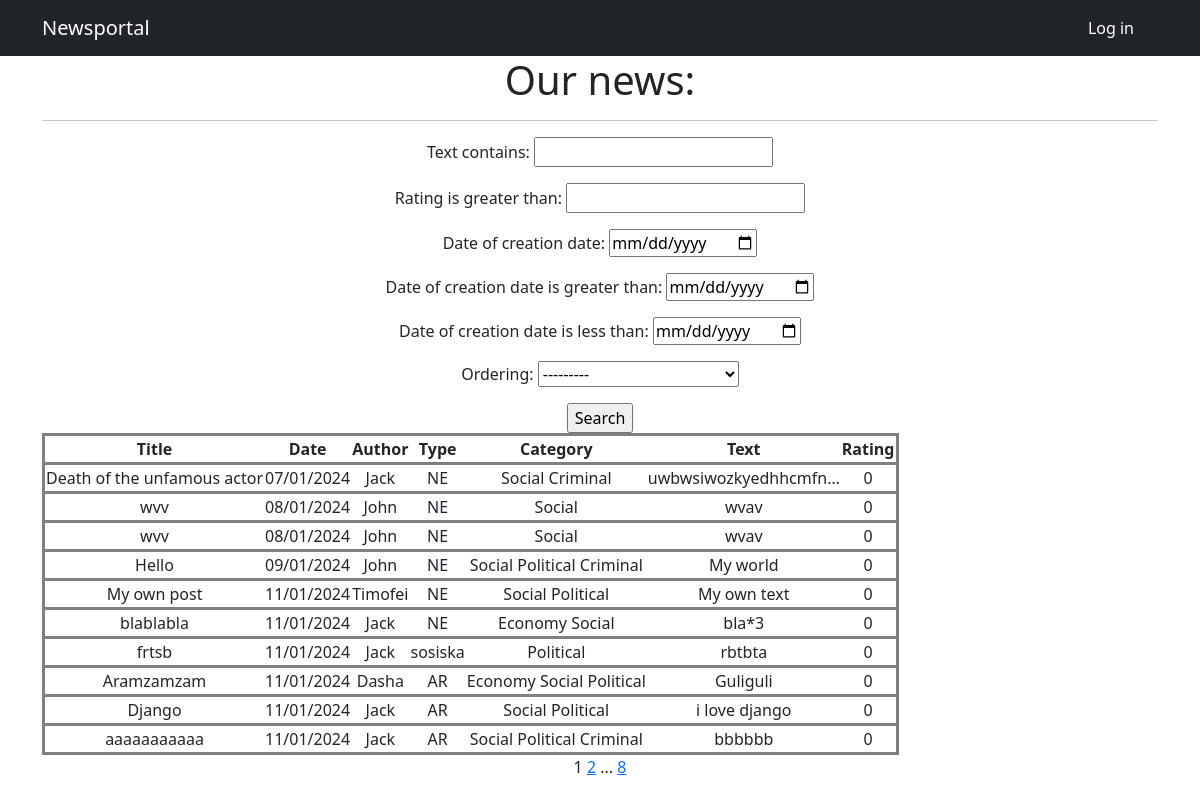
Screenshot of /newspaper/ with the database file from the repository.
### newsportal_app/models.py (models this page shows, shortened)
class Post(models.Model):
    author = models.ForeignKey(Author, on_delete=models.CASCADE)
    type = models.CharField(max_length=255, choices=TYPE_OF_POST, default=news)
    date_of_creation = models.DateTimeField(auto_now_add=True)
    category = models.ManyToManyField(Category, through='PostCategory')
    title = models.CharField(max_length=255)
    text = models.TextField()
    rating = models.IntegerField(default=0)

class Author(models.Model):
    user = models.OneToOneField(User, on_delete=models.CASCADE)
    rating = models.IntegerField(default=0)

class Category(models.Model):
    class Meta:
        verbose_name_plural = 'Categories'
    name = models.CharField(max_length=255, unique=True)
    subscribers = models.ManyToManyField(User, blank=True, related_name='categories')

### newsportal_app/views.py (the view)
# urls.py: path('', PostList.as_view(), name='post_list'),
class PostList(ListView):
    model = Post
    template_name = 'views/news.html'
    context_object_name = 'posts'
    paginate_by = 10
    def get_queryset(self):
        queryset = super().get_queryset()
        self.filterset = PostFilter(self.request.GET, queryset)
        return self.filterset.qs
    def get_context_data(self, **kwargs):
        context = super().get_context_data(**kwargs)
        context['filterset'] = self.filterset
        return context

### newsportal_app/templatetags/custom_filters.py (called while the page is built)
@register.filter()
def censor(text):
    for first in range(len(text)):
        for second in range(1, len(text)+1):
            if text[first:second + 1] in profanity_list:
                text = text[:first + 1] + '*' * (second - first) + text[second + 1:]
    return text

### newsportal_app/templatetags/custom_tags.py (called while the page is built)
@register.simple_tag(takes_context=True)
def url_replace(context, **kwargs):
    d = context['request'].GET.copy()
    for k, v in kwargs.items():
        d[k] = v
    return d.urlencode()

### templates/views/news.html (shortened to what this page needs)
{% extends 'flatpages/default.html' %}
{% load custom_tags %}
{% load custom_filters %}
{% block title %}
Newsportal
{% endblock title %}
{% block content %}
   <h1>Our news:</h1>
   <hr>
   <form action="" method="get">
       {{ filterset.form.as_p }}
       <input type="submit" value="Search" />
   </form>
   {% if posts %}
       <table>
           <tr>
               <th>Title</th>
               <th>Date</th>
               <th>Author</th>
               <th>Type</th>
               <th>Category</th>
               <th>Text</th>
               <th>Rating</th>
           </tr>
           {% for post in posts %}
           <tr>
               <td>{{ post.title }}</td>
               <td>{{ post.date_of_creation|date:"d/m/Y" }}</td>
               <td>{{ post.author.user.username }}</td>
               <td>{{ post.type }}</td>
               <td>
                   {% for category in post.category.all %}
                      {{ category.name }}
                   {% endfor %}
               </td>
               <td>{{ post.text|truncatechars:20|censor }}</td>
               <td>{{ post.rating }}</td>
           </tr>
           {% endfor %}
       </table>
   {% else %}
       <h2>There are not posts!</h2>
   {% endif %}
   {{ page_obj.number }}
   {% if page_obj.has_next %}
       <a href="?{% url_replace page=page_obj.next_page_number %}">{{ page_obj.next_page_number }}</a>
       {% if paginator.num_pages != page_obj.next_page_number %}
           ...
           <a href="?{% url_replace page=page_obj.paginator.num_pages %}">{{ page_obj.paginator.num_pages }}</a>
       {% endif %}
   {% endif %}
{% endblock content %}

### rows the page displays
Post: title "Death of the unfamous actor", date_of_creation "07/01/2024", author.user.username "Jack", type "NE", text|censor "uwbwsiwozkyedhhcmfn…", rating "0"
Category: name "Social"
Category: name "Criminal"
Post: title "wvv", date_of_creation "08/01/2024", author.user.username "John", type "NE", text|censor "wvav", rating "0"
Post: title "wvv", date_of_creation "08/01/2024", author.user.username "John", type "NE", text|censor "wvav", rating "0"
Post: title "Hello", date_of_creation "09/01/2024", author.user.username "John", type "NE", text|censor "My world", rating "0"
Category: name "Political"
Post: title "My own post", date_of_creation "11/01/2024", author.user.username "Timofei", type "NE", text|censor "My own text", rating "0"
Post: title "blablabla", date_of_creation "11/01/2024", author.user.username "Jack", type "NE", text|censor "bla*3", rating "0"
Category: name "Economy"
Post: title "frtsb", date_of_creation "11/01/2024", author.user.username "Jack", type "sosiska", text|censor "rbtbta", rating "0"
Post: title "Aramzamzam", date_of_creation "11/01/2024", author.user.username "Dasha", type "AR", text|censor "Guliguli", rating "0"
Post: title "Django", date_of_creation "11/01/2024", author.user.username "Jack", type "AR", text|censor "i love django", rating "0"
Post: title "aaaaaaaaaaa", date_of_creation "11/01/2024", author.user.username "Jack", type "AR", text|censor "bbbbbb", rating "0"

### other values shown
{{ page_obj.number }} "1"
{{ page_obj.next_page_number }} "2"
{{ page_obj.paginator.num_pages }} "8"
